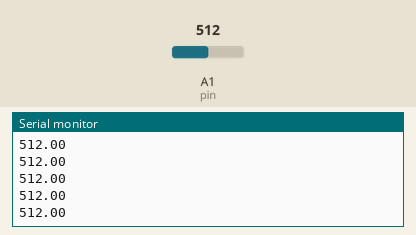
Simulated run of this sketch. Board: Arduino Uno, built with avr-gcc and run on an emulated ATmega328P. On the bench: the last lines printed to the serial monitor. Inputs (shaded band) come from the test bench; at power-on: A1 (pin) = 512.

Above: at 1.2 s.
1.3 s: A1 (pin) set to 716
At 2.2 s:
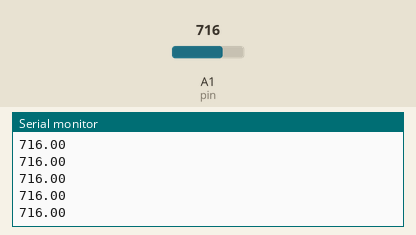
2.8 s: A1 (pin) set to 900
At 3.4 s:
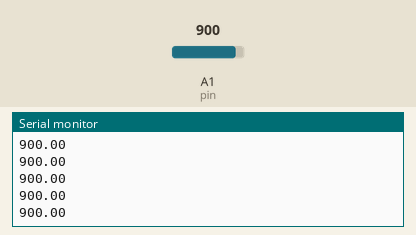
Timing chart, 0 to 5.8 s (numbered marks = the images above; inputs shaded):
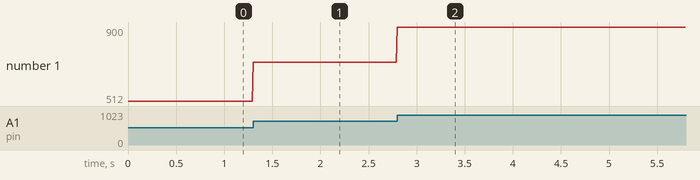

Measured:
- after the input at 1.3 s, the serial monitor: prints a new line at once (image 1)
- after the input at 2.8 s, the serial monitor: prints a new line at once (image 2)
- plotted number 1: 512 → 716 after the input at 1.3 s, 716 → 900 after the input at 2.8 s

The sketch:

AoA.ino
```cpp
// (licence header left out)
float out;
int pin = A1;

// setup and calculate offset
void setup() {
  Serial.begin(9600);
}

void loop() {
  out = analogRead(pin);
  Serial.println(out); // print velocity
  delay(10); // delay for stability
}
```
